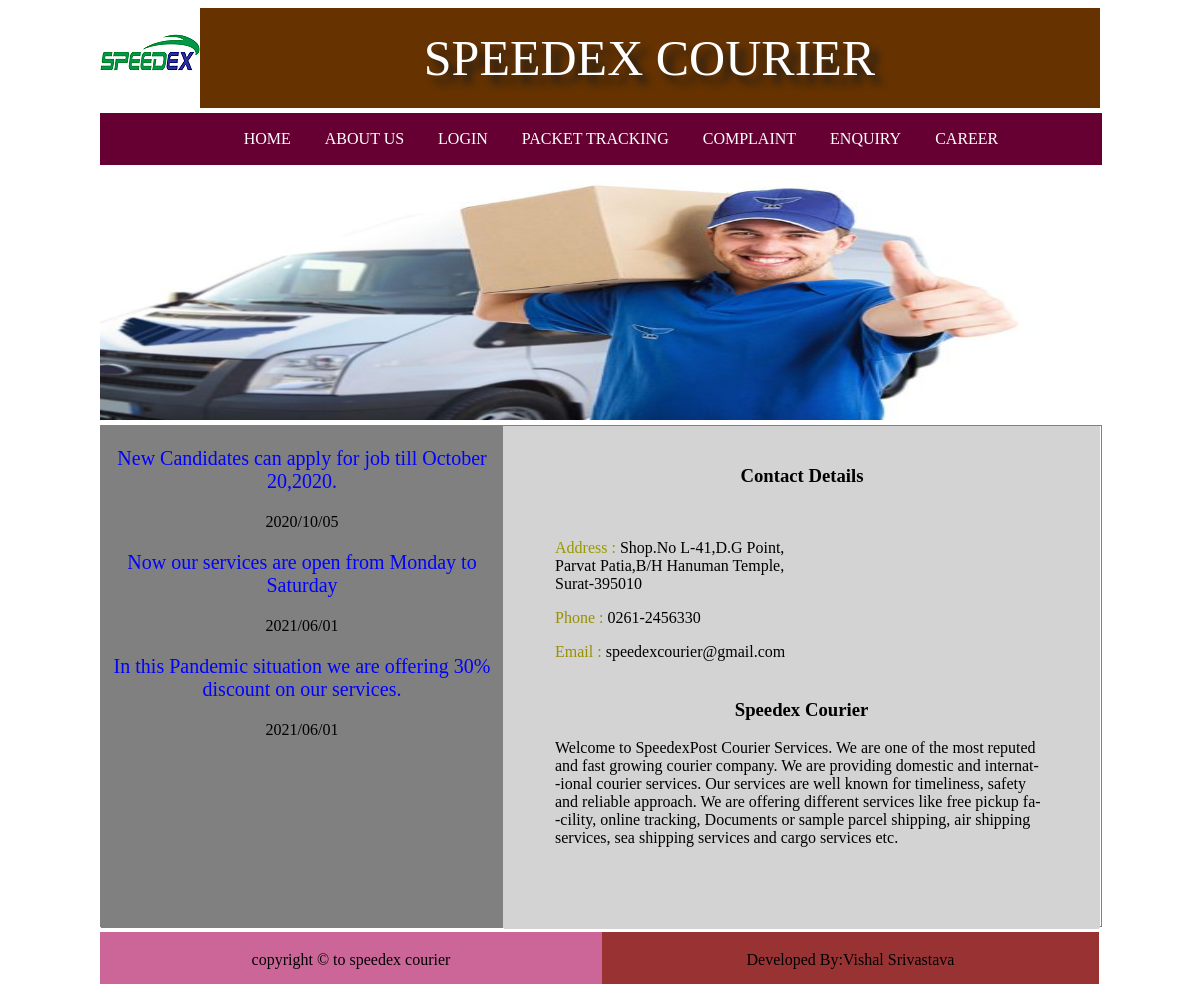
The page / on the database its author committed.
### adminzone/models.py (models this page shows)
class Notification(models.Model):
    notificationtext=models.TextField()
    posteddate=models.CharField(max_length=20)

### generalzone/views.py (the view)
# urls.py: url(r'^$',views.index,name='index'),
def index(request):
    nf=Notification.objects.all()
    return render(request,'index.html',{'nf':nf})

### generalzone/templates/index.html (shortened to what this page needs)
<!DOCTYPE html>
<html lang="en">
<head>
    {% load static%}
    <link href="{% static 'css/style.css' %}" rel='stylesheet'/>
</head>
<body  onload="moveslider()">
    <div id="outer">
        <div id="header">
            <div id="logo">
                <img src="{% static 'images/logo2.png'%}" height="100px" width="100px"/>
            </div>
            <div id="banner">
                SPEEDEX COURIER
            </div>
            <br/>
        </div>
        <div id="menu">
            <ul>
                <center>
                     <li><a href="{% url 'index' %}">HOME</a></li>
                     <li><a href="{% url 'about'%}">ABOUT US</a></li>
                     <li><a href="{% url 'login'%}">LOGIN</a></li>
                     <li><a href="{% url 'tracking'%}">PACKET TRACKING</a></li>
                     <li><a href="{% url 'complaint'%}">COMPLAINT</a></li>
                     <li><a href="{% url 'enquiry'%}">ENQUIRY</a></li>
                     <li><a href="{% url 'career'%}">CAREER</a></li>
                </center>
            </ul>
        </div>
        <div id="slider">
            <img id="slide" width="1000" height="250"/>
        </div>
        <div id="box">
            <div id="left">
                <marquee direction="up" height="400px" onmouseover="stop()" onmouseout="start()">
                {% for  n in nf %}
                    <span style="text-align:center">
                    <p style="color:blue;font-size:20px;">{{n.notificationtext}}</p>
                    <p>{{n.posteddate}}</p>
                    </span>
                    {% endfor %}
                </marquee>
            </div>
            <div id="main">
                <div id="upper">
                    <br/>
                    <h3 style="font-family:Verdana;text-align:center;">Contact Details</h3><br/>
                    <p style="margin-left:50px"><span style="color:#999900">Address : </span>Shop.No L-41,D.G Point,<br/>Parvat Patia,B/H Hanuman Temple,<br/>Surat-395010</p>
                    <p style="margin-left:50px"><span style="color:#999000">Phone : </span>0261-2456330</p>
                    <p style="margin-left:50px"><span style="color:#999000">Email : </span>speedexcourier@gmail.com</p>
                </div>
                <div id="lower">
                    <h3 style="font-family:Verdana;text-align:center;">Speedex Courier</h3>
                    <p style="font-size:20;margin-left:50px">
                        Welcome to SpeedexPost Courier Services. We are one of the most reputed<br/> and fast growing courier company. We are providing domestic and internat-<br/>-ional courier services. Our services are well known for timeliness, safety<br/>and reliable approach. We are offering different services like free pickup fa-<br/>-cility, online tracking, Documents or sample parcel shipping, air shipping <br/>services, sea shipping services and cargo services etc.
                    </p>
                </div>
            </div>
        </div>
        <div id="footer">
            <div id="footer_left">
                <br/>
                <center>copyright &copy; to speedex courier</center>
            </div>
            <div id="footer_right">
                <br/>
                <center>Developed By:Vishal Srivastava</center>
            </div>
        </div>
    </div>
</body>
</html>

### generalzone/static/css/style.css (style rules this page uses)
#outer { height:985px; width:1000px; backgound-color:#ccccff; margin:0px auto; }
#header { height:100px; width:1000px; background-color:#663300; }
#logo { height:100px; width:100px; background-color:cyan; float:left; }
#banner { height:100px; width:899px; float:left; background-color:#663300; text-align:center; font-size:40px; line-height:100px; color:white; }
#menu { height:50px; width:1000px; border:1px solid #660033; background-color:#660033; margin-top:5px; }
#menu ul { list-style-type:none; }
#menu ul li { display:inline; padding:15px; }
#menu ul li a { text-decoration:none; color:white; }
#slider { height:250px; width:1000px; background-color:#993333; margin-top:5px; }
#box { height:500px; width:1000px; margin-top:5px; background color:gray; border:1px solid gray; }
#left { height:500px; width:400px; background-color:gray; border:1px solid gray; float:left; }
#main { height:500px; width:595px; background-color:lightgray; border:1px solid lightgray; float:left; }
#footer { height:50px; width:1000px; margin-top:5px; }
#footer_left { height:50px; width:500px; background-color:#cc6699; border:1px solid #cc6699; float:left; }
#footer_right { height:50px; width:495px; background-color:#993333; border:1px solid #993333; float:left; }

### generalzone/templates/index.html (style rules this page uses)
body { background-image: url("../static/images/1.jpg"); }
#outer { height:985px; width:1000px; backgound-color:#ccccff; margin:0px auto; }
#header { height:100px; width:1000px; background-color:#663300; }
#logo { height:100px; width:100px; background-color:cyan; float:left; }
#banner { height:100px; width:899px; float:left; background-color:#663300; text-align:center; font-size:50px; font-family:Verdana; line-height:100px; color:white; text-shadow: 8px 8px 8px #1a1a1a; }
#menu { height:50px; width:1000px; border:1px solid #660033; background-color:#660033; margin-top:5px; }
#menu ul { list-style-type:none; }
#menu ul li { display:inline; padding:15px; }
#menu ul li a { text-decoration:none; color:white; }
#slider { height:250px; width:1000px; background-color:#993333; margin-top:5px; }
#box { height:500px; width:1000px; margin-top:5px; background color:gray; border:1px solid gray; }
#left { height:500px; width:400px; background-color:gray; border:1px solid gray; float:left; }
#main { height:500px; width:595px; background-color:lightgray; border:1px solid lightgray; float:left; border:1px solid lightgray; }
#upper { height:250px; width:594px; background-color:lightgray; border:1px solid lightgray; }
#lower { height:248px; width:593px; border:1px solid lightgray; }
#footer { height:50px; width:1000px; margin-top:5px; }
#footer_left { height:50px; width:500px; background-color:#cc6699; border:1px solid #cc6699; float:left; }
#footer_right { height:50px; width:495px; background-color:#993333; border:1px solid #993333; float:left; }

### rows shown on the page
Notification: notificationtext "New Candidates can apply for job till October 20,2020.", posteddate "2020/10/05"
Notification: notificationtext "Now our services are open from Monday to Saturday", posteddate "2021/06/01"
Notification: notificationtext "In this Pandemic situation we are offering 30% discount on our services.", posteddate "2021/06/01"
